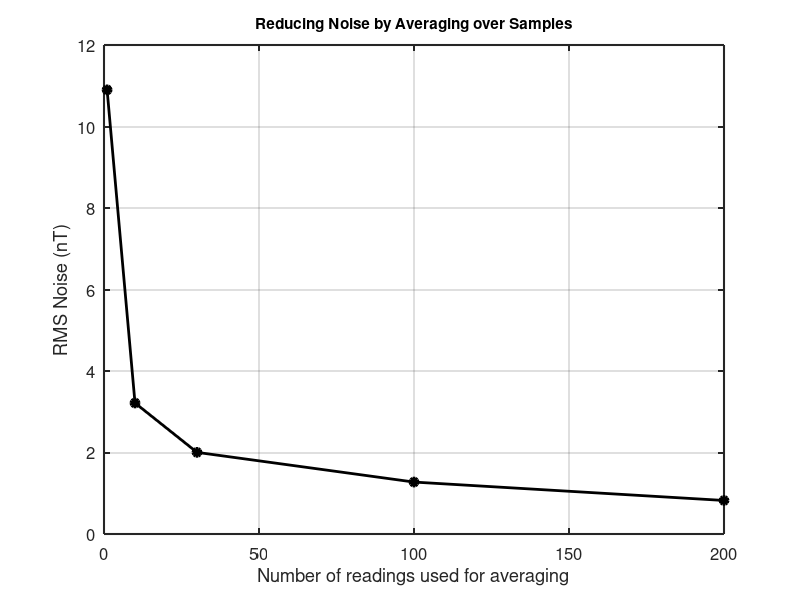

Source code (MATLAB):

figure('color','w');
plot([1 10 30 100 200],[2.4884 0.7341 0.4574 0.291 0.1879]*4.38,'ko-','MarkerFaceColor','k','LineWidth',2)
xlabel('Number of readings used for averaging')
ylabel('RMS Noise (nT)')
box on;grid on;
set(gca,'LineWidth',1.5,'FontSize',12)
title('Reducing Noise by Averaging over Samples','FontSize',11)
